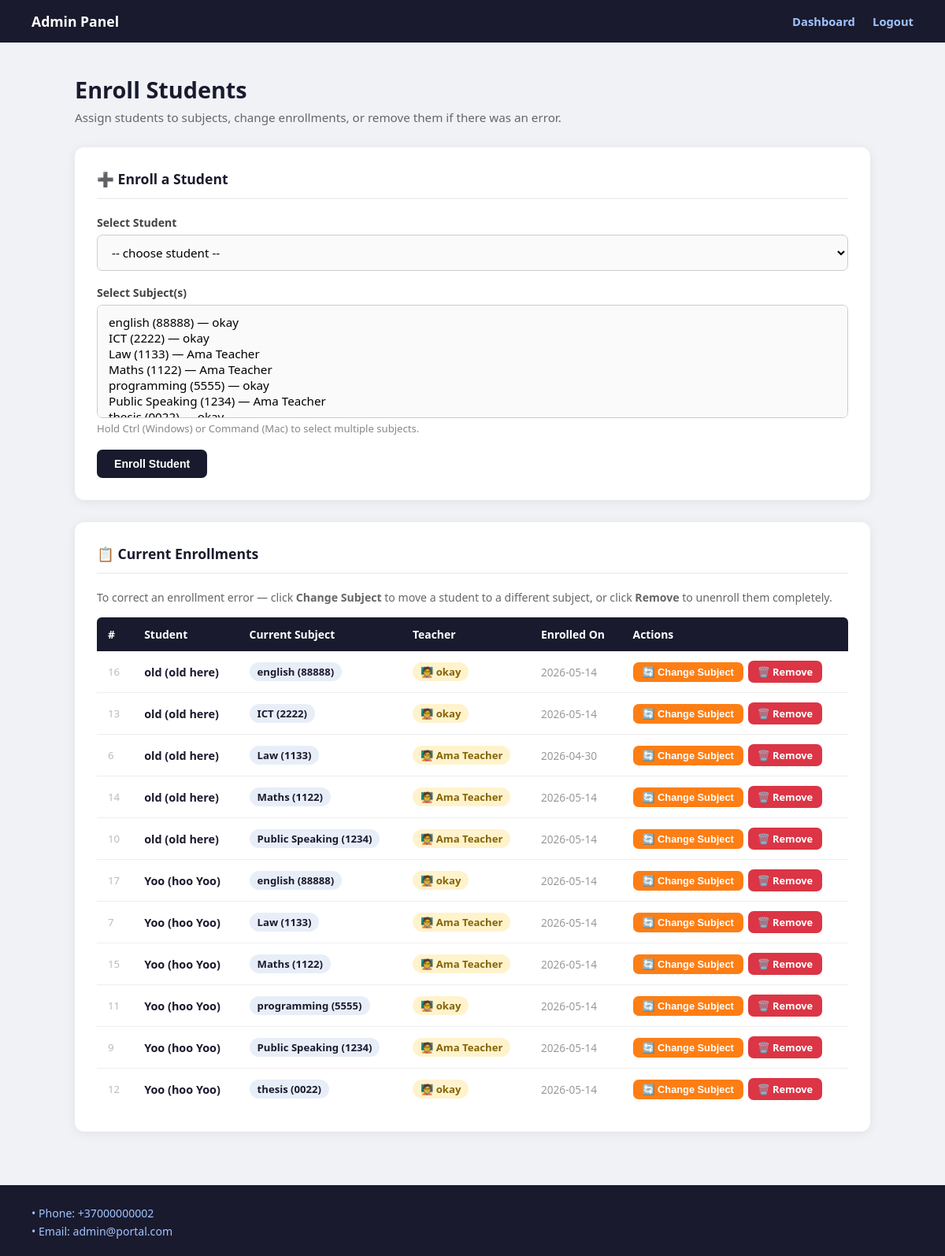
/enroll_students.php (signed in), run on the app's committed database.
### tables this page shows
CREATE TABLE `enrollments` (
  `id` int(11) NOT NULL,
  `student_id` int(11) NOT NULL,
  `subject_id` int(11) NOT NULL,
  `enrolled_at` timestamp NOT NULL DEFAULT current_timestamp()
);

CREATE TABLE `users` (
  `id` int(11) NOT NULL COMMENT 'Unique ID for each user',
  `username` varchar(50) NOT NULL COMMENT 'User''s login name',
  `password` varchar(255) NOT NULL COMMENT 'User''s password',
  `name` varchar(100) DEFAULT NULL COMMENT 'User''s first name',
  `surname` varchar(100) DEFAULT NULL COMMENT 'User''s last name',
  `birth_year` year(4) DEFAULT NULL COMMENT 'User''s year of birth',
  `description` text DEFAULT NULL COMMENT 'A long text about the user',
  `photo` varchar(255) DEFAULT NULL COMMENT 'The file path of the user''s photo',
  `role` enum('student','teacher') NOT NULL DEFAULT 'student'
);

CREATE TABLE `subjects` (
  `id` int(11) NOT NULL,
  `subject_name` varchar(100) NOT NULL,
  `subject_code` varchar(20) DEFAULT NULL,
  `teacher_id` int(11) NOT NULL,
  `created_at` timestamp NOT NULL DEFAULT current_timestamp()
);

### enroll_students.php (the view, shortened to what this page needs)
<?php
require_once 'config.php';
$subjects = [];
$sql = "SELECT s.id, s.subject_name, s.subject_code, u.username AS teacher_username
        FROM subjects s
        JOIN users u ON u.id = s.teacher_id
        ORDER BY s.subject_name ASC";
$res = $conn->query($sql);
while ($row = $res->fetch_assoc()) $subjects[] = $row;
$sql_enr = "SELECT e.id, e.enrolled_at,
                   st.id AS student_id, st.username AS student_username, st.name AS student_name, st.surname AS student_surname,
                   s.id AS subject_id, s.subject_name, s.subject_code,
                   t.username AS teacher_username
            FROM enrollments e
            JOIN users st ON st.id = e.student_id
            JOIN subjects s ON s.id = e.subject_id
            JOIN users t ON t.id = s.teacher_id
            ORDER BY st.username ASC, s.subject_name ASC";
$enrollments_res = $conn->query($sql_enr);
$enrollments = [];
while ($row = $enrollments_res->fetch_assoc()) $enrollments[] = $row;
?>
<!DOCTYPE html>
<html lang="en">
<head>
</head>
<body>
<div class="navbar">
    <div class="logo">Admin Panel</div>
    <div>
        <a href="admin_dashboard.php">Dashboard</a>
        <a href="admin_logout.php">Logout</a>
    </div>
</div>
<div class="container">
    <div class="page-title">
        <h1>Enroll Students</h1>
        <p>Assign students to subjects, change enrollments, or remove them if there was an error.</p>
    </div>
    <div class="card">
        <h2>➕ Enroll a Student</h2>
        <form method="post">
            <label>Select Student</label>
            <select name="student_id" required>
                <option value="">-- choose student --</option>
            </select>
            <label>Select Subject(s)</label>
            <select name="subject_ids[]" multiple size="6" required>
                <?php foreach ($subjects as $subject):
                ?>
                    <option value="<?php echo (int)$subject['id']; ?>">
                    </option>
                <?php endforeach; ?>
            </select>
            <small>Hold Ctrl (Windows) or Command (Mac) to select multiple subjects.</small>
            <button type="submit" class="btn btn-primary">Enroll Student</button>
        </form>
    </div>
    <div class="card">
        <h2>📋 Current Enrollments</h2>
        <p style="color:#666;font-size:0.88rem;margin-bottom:16px;">
            To correct an enrollment error — click <strong>Change Subject</strong> to move a student to a different subject, or click <strong>Remove</strong> to unenroll them completely.
        </p>
        <?php if (count($enrollments) === 0): ?>
            <div class="empty">No enrollments found yet.</div>
        <?php else: ?>
        <table>
            <thead>
                <tr>
                    <th>#</th>
                    <th>Student</th>
                    <th>Current Subject</th>
                    <th>Teacher</th>
                    <th>Enrolled On</th>
                    <th>Actions</th>
                </tr>
            </thead>
            <tbody>
                <?php foreach ($enrollments as $enr):
                    $full = trim(($enr['student_name'] ?? '') . ' ' . ($enr['student_surname'] ?? ''));
                    $student_label = $enr['student_username'] . ($full ? " ($full)" : "");
                    $subject_label = $enr['subject_name'] . (!empty($enr['subject_code']) ? " ({$enr['subject_code']})" : "");
                ?>
                <tr>
                    <td style="color:#bbb;font-size:0.83rem;"><?php echo (int)$enr['id']; ?></td>
                    <td><span class="student-name"><?php echo htmlspecialchars($student_label); ?></span></td>
                    <td><span class="subject-badge"><?php echo htmlspecialchars($subject_label); ?></span></td>
                    <td><span class="teacher-badge">🧑‍🏫 <?php echo htmlspecialchars($enr['teacher_username']); ?></span></td>
                    <td style="color:#999;font-size:0.85rem;"><?php echo htmlspecialchars(substr($enr['enrolled_at'], 0, 10)); ?></td>
                    <td>
                        <div class="actions">
                            <button type="button" class="btn btn-warning btn-sm"
                                    onclick="toggleChange(<?php echo (int)$enr['id']; ?>)">
                                🔄 Change Subject
                            </button>
                            <a href="enroll_students.php?remove_id=<?php echo (int)$enr['id']; ?>"
                               class="btn btn-danger btn-sm"
                               onclick="return confirm('Remove <?php echo htmlspecialchars(addslashes($student_label)); ?> from <?php echo htmlspecialchars(addslashes($subject_label)); ?>?\n\nThis will unenroll the student from this subject.')">
                               🗑️ Remove
                            </a>
                        </div>
                    </td>
                </tr>
                <?php endforeach; ?>
            </tbody>
        </table>
        <?php endif; ?>
    </div>
</div>
<div class="footer">
    <p>• Phone: +37000000002</p>
    <p>• Email: admin@portal.com</p>
</div>
</body>
</html>

### enroll_students.php (style rules this page uses)
* { box-sizing: border-box; margin: 0; padding: 0; }
body { font-family: 'Segoe UI', Arial, sans-serif; background: #f0f2f5; min-height: 100vh; display: flex; flex-direction: column; }
.navbar { background: #1a1a2e; color: white; padding: 15px 40px; display: flex; justify-content: space-between; align-items: center; }
.navbar .logo { font-size: 1.1rem; font-weight: 700; }
.navbar a { color: #a0c4ff; text-decoration: none; margin-left: 18px; font-weight: 600; font-size: 0.92rem; }
.container { max-width: 1050px; margin: 40px auto; padding: 0 20px; flex: 1; width: 100%; }
.page-title { margin-bottom: 28px; }
.page-title h1 { font-size: 1.8rem; color: #1a1a2e; }
.page-title p { color: #666; margin-top: 6px; font-size: 0.95rem; }
.card { background: white; border-radius: 12px; padding: 28px; box-shadow: 0 2px 14px rgba(0,0,0,0.07); margin-bottom: 28px; }
.card h2 { font-size: 1.1rem; color: #1a1a2e; font-weight: 700; margin-bottom: 20px; padding-bottom: 12px; border-bottom: 2px solid #f0f2f5; }
label { display: block; font-weight: 600; color: #444; font-size: 0.88rem; margin-bottom: 6px; }
select, input[type="text"] { width: 100%; padding: 11px 14px; border: 1px solid #ccc; border-radius: 7px; font-size: 0.95rem; margin-bottom: 18px; background: #fafafa; font-family: inherit; }
small { display: block; color: #888; font-size: 0.82rem; margin-top: -14px; margin-bottom: 18px; }
.btn { padding: 10px 22px; border: none; border-radius: 7px; cursor: pointer; font-size: 0.88rem; font-weight: 700; transition: opacity 0.15s; text-decoration: none; display: inline-block; }
.btn-primary { background: #1a1a2e; color: white; }
.btn-danger { background: #dc3545; color: white; }
.btn-warning { background: #fd7e14; color: white; }
.btn-sm { padding: 5px 12px; font-size: 0.8rem; }
table { width: 100%; border-collapse: collapse; }
thead tr { background: #1a1a2e; }
thead th { color: white; padding: 12px 14px; text-align: left; font-size: 0.87rem; font-weight: 700; }
thead th:first-child { border-radius: 6px 0 0 0; }
thead th:last-child { border-radius: 0 6px 0 0; }
tbody tr { border-bottom: 1px solid #eee; }
tbody tr:last-child { border-bottom: none; }
tbody td { padding: 12px 14px; font-size: 0.9rem; color: #333; vertical-align: middle; }
.student-name { font-weight: 700; color: #1a1a2e; }
.subject-badge { display: inline-block; background: #e8eef8; color: #1a1a2e; padding: 3px 10px; border-radius: 20px; font-size: 0.82rem; font-weight: 700; }
.teacher-badge { display: inline-block; background: #fff3cd; color: #856404; padding: 3px 10px; border-radius: 20px; font-size: 0.82rem; font-weight: 700; }
.actions { display: flex; gap: 6px; flex-wrap: wrap; align-items: center; }
.footer { background: #1a1a2e; color: #a0c4ff; padding: 22px 40px; font-size: 0.88rem; }
.footer p { margin-top: 4px; }

### data on the page
enrollments: id "16", student.surname "old (old here)", subject.subject_code "english (88888)", users.username "okay", enrolled_at "2026-05-14"
enrollments: id "13", student.surname "old (old here)", subject.subject_code "ICT (2222)", users.username "okay", enrolled_at "2026-05-14"
enrollments: id "6", student.surname "old (old here)", subject.subject_code "Law (1133)", users.username "Ama Teacher", enrolled_at "2026-04-30"
enrollments: id "14", student.surname "old (old here)", subject.subject_code "Maths (1122)", users.username "Ama Teacher", enrolled_at "2026-05-14"
enrollments: id "10", student.surname "old (old here)", subject.subject_code "Public Speaking (1234)", users.username "Ama Teacher", enrolled_at "2026-05-14"
enrollments: id "17", student.surname "Yoo (hoo Yoo)", subject.subject_code "english (88888)", users.username "okay", enrolled_at "2026-05-14"
enrollments: id "7", student.surname "Yoo (hoo Yoo)", subject.subject_code "Law (1133)", users.username "Ama Teacher", enrolled_at "2026-05-14"
enrollments: id "15", student.surname "Yoo (hoo Yoo)", subject.subject_code "Maths (1122)", users.username "Ama Teacher", enrolled_at "2026-05-14"
enrollments: id "11", student.surname "Yoo (hoo Yoo)", subject.subject_code "programming (5555)", users.username "okay", enrolled_at "2026-05-14"
enrollments: id "9", student.surname "Yoo (hoo Yoo)", subject.subject_code "Public Speaking (1234)", users.username "Ama Teacher", enrolled_at "2026-05-14"
enrollments: id "12", student.surname "Yoo (hoo Yoo)", subject.subject_code "thesis (0022)", users.username "okay", enrolled_at "2026-05-14"
